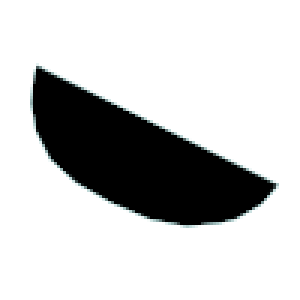
#> input picture eye.png, 100 x 100 px, found by its file name (shown 3 times larger)
$ python map.py
#> lines starting #> are read from the running program, lines starting #| are printed output that depends on the picture; after the words box and inside, x2 and y2 are one past the last pixel; in counts of white or black regions, pixels touching at a corner belong together
import cv2
import numpy as np

def find_black_pixels(image_path):
    # 画像を読み込む
#> called with image_path = 'eye.png'
    image = cv2.imread(image_path)
#> image is the input picture: shape (100, 100, 3); mean B, G, R 201.5, 201.5, 201.1
    if image is None:
        raise FileNotFoundError("画像が見つかりません")

    # グレースケールに変換
    gray = cv2.cvtColor(image, cv2.COLOR_BGR2GRAY)

    # 黒色（閾値なし）
    lower_bound = np.array(0, dtype=np.uint8)
    upper_bound = np.array(50, dtype=np.uint8)  # 多少のノイズを考慮

    # 黒色部分をマスク
    mask = cv2.inRange(gray, lower_bound, upper_bound)
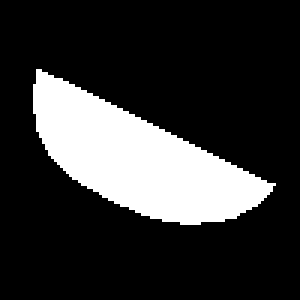
#> mask: shape (100, 100) (shown 3 times larger); 20.4% white; 1 white region, box (x1, y1, x2, y2) and area: (11, 23, 92, 75) 2039

    # マスクをウィンドウに表示
    cv2.imshow("Mask", mask)
    cv2.waitKey(0)
    cv2.destroyAllWindows()

    # 非ゼロ（黒色のピクセル）の座標を取得
    yx_coords = np.column_stack(np.where(mask > 0))
#> yx_coords = 2039 pairs, first value 23 to 74, second value 11 to 91

    # [[x1, y1], [x2, y2], ...] の形式に変換
    coordinates = [[int(x), int(y)] for y, x in yx_coords]
#> coordinates = 2039 pairs, first value 11 to 91, second value 23 to 74

    return coordinates

def format_for_arduino(coordinates):
    formatted = "int coordinates[][2] = {\n"
    for i, (x, y) in enumerate(coordinates):
        if i % 10 == 0 and i != 0:
            formatted += "\n"
        formatted += f"    {{{x}, {y}}}, "
    formatted = formatted.rstrip(', ') + "\n};\n"
    formatted += f"int numPoints = {len(coordinates)};\n"
    return formatted

# 使用例
image_path = "eye.png"  # 画像のパス
coordinates = find_black_pixels(image_path)

arduino_code = format_for_arduino(coordinates)
#> the loop in format_for_arduino, `for i, (x, y) in enumerate(coordinates):` made 2039 passes
#> (x, y) on passes 1 to 3: (12, 23), (13, 23), (12, 24)

# 出力をテキストファイルに保存
output_file_path = "coordinates.txt"
with open(output_file_path, "w") as file:
    file.write(arduino_code)

print(f"Arduinoコードが {output_file_path} に保存されました。")
